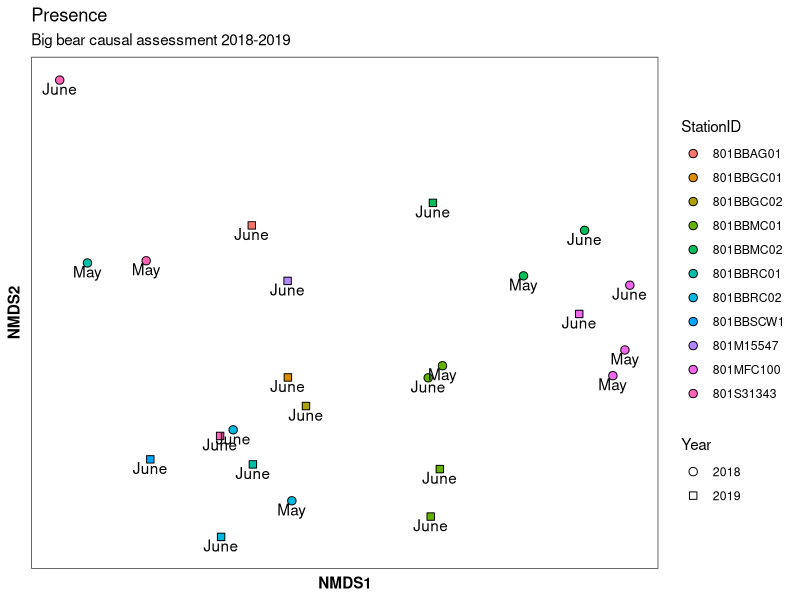
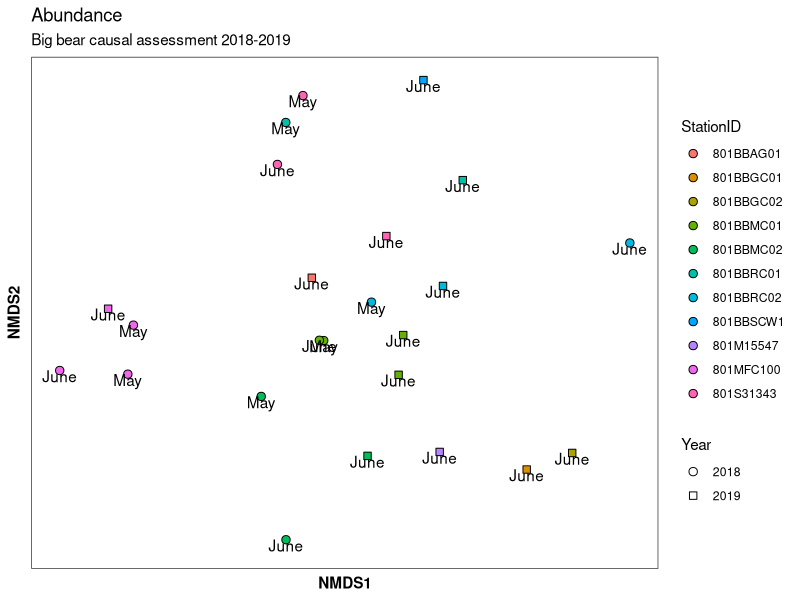
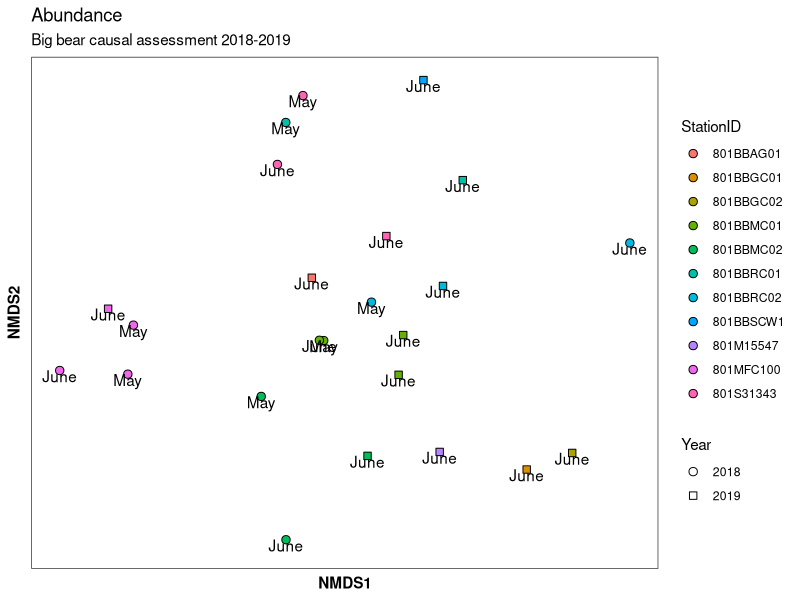
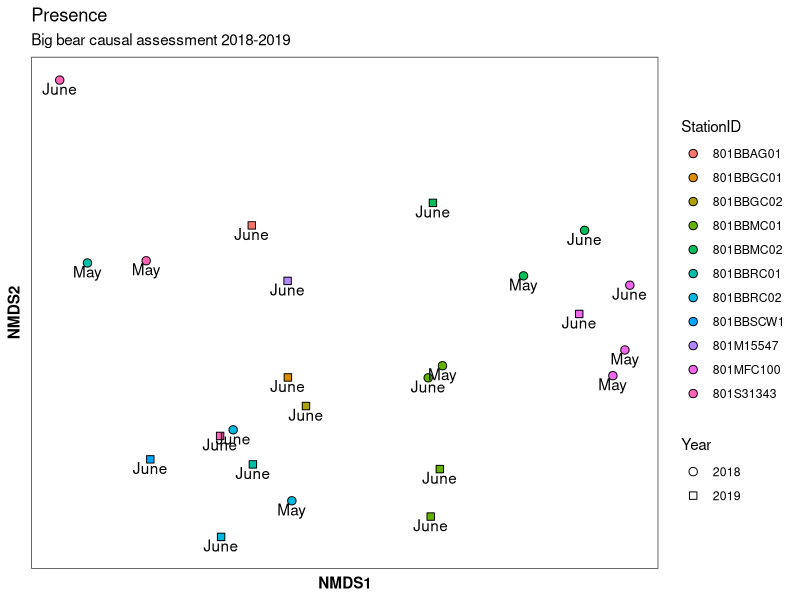

The R source for these figures, in order:
#load libraries
library(tidyverse)
library(vegan)
library(ggplot2)
library(readxl)

#pull in data
benthic_all_df <- read_excel("BBTrib_Benthic_2018_2019.xlsx") %>% as_tibble

#select columns of interest
benthic_df <- benthic_all_df %>% filter(CollectionMethodName == "BMI_Reach-WideBenthos") %>% 
  mutate(CollectionMethod = "BMI_RWB", SampleID=paste(StationCode, SampleDate, CollectionMethod, CollectionReplicate, sep="_"))

#create dataframe for abundance matrix
benthic_df_abun <- benthic_df %>% 
  group_by(SampleID, FinalID) %>% 
  summarize(BAResult_sum = sum(BAResult)) %>% 
  ungroup() %>% 
  pivot_wider(names_from = FinalID, values_from = BAResult_sum, values_fill = 0) %>% 
  column_to_rownames("SampleID")

#create dataframe for p_a matrix
benthic_df_pa <- benthic_df %>% 
  group_by(SampleID, FinalID) %>% 
  summarize(BAResult_sum = sum(BAResult)) %>% 
  ungroup() %>% 
  mutate(p_a = 1) %>%
  select(-BAResult_sum) %>% 
  pivot_wider(names_from = FinalID, values_from = p_a, values_fill = 0) %>% 
  column_to_rownames("SampleID")

#run nMDS function to get ordination object
benthic_ord_pa <- metaMDS(benthic_df_pa, k = 2, try = 20, trymax = 50, autotransform = F)

stress_pa = benthic_ord_pa$stress

benthic_ord_abun <- metaMDS(benthic_df_abun, k = 2, try = 20, trymax = 50, autotransform = F)

stress_abun = benthic_ord_abun$stress

#extract scores from ordination
benthic_scores_pa <- data.frame(scores(benthic_ord_pa, display = "sites")) %>% 
  rownames_to_column("SampleID") %>% 
  mutate(StationID = str_sub(SampleID,1,9), SamDate = str_sub(SampleID,11,20), 
         Replicate = str_sub(SampleID, -1), SamDate = lubridate::as_date(SamDate),
         Year = lubridate::year(SamDate), Month = lubridate::month(SamDate, label=TRUE, abbr = F)) %>% 
  mutate(Year = as.factor(Year))

benthic_scores_abun <- data.frame(scores(benthic_ord_abun, display = "sites")) %>% 
  rownames_to_column("SampleID") %>% 
  mutate(StationID = str_sub(SampleID,1,9), SamDate = str_sub(SampleID,11,20), 
         Replicate = str_sub(SampleID, -1), SamDate = lubridate::as_date(SamDate),
         Year = lubridate::year(SamDate), Month = lubridate::month(SamDate, label=TRUE, abbr = F)) %>% 
  mutate(Year = as.factor(Year))

#plot ordination scores
bb.pa.plot <- benthic_scores_pa %>% 
  ggplot(., aes(x = NMDS1, y = NMDS2)) +
  theme_bw()+ theme(panel.grid = element_blank(), axis.text = element_blank(), axis.ticks = element_blank(),
                    axis.title = element_text(face = "bold"))+
  geom_point(aes(fill = StationID, shape = Year), size = 2.5)+
  scale_shape_manual(values = c(21,22))+
  geom_text(aes(label = Month), nudge_y = -0.025)+
  guides(fill=guide_legend(override.aes = list(shape=21)))+
  labs(title = 'Presence',
       subtitle = 'Big bear causal assessment 2018-2019'
         )
bb.pa.plot

bb.pa.plot2 <- benthic_scores_abun %>% 
  ggplot(., aes(x = NMDS1, y = NMDS2)) +
  theme_bw()+ theme(panel.grid = element_blank(), axis.text = element_blank(), axis.ticks = element_blank(),
                    axis.title = element_text(face = "bold"))+
  geom_point(aes(fill = StationID, shape = Year), size = 2.5)+
  scale_shape_manual(values = c(21,22))+
  geom_text(aes(label = Month), nudge_y = -0.025)+
  guides(fill=guide_legend(override.aes = list(shape=21)))+
  labs(title = 'Abundance',
       subtitle = 'Big bear causal assessment 2018-2019'
  )
bb.pa.plot2

ggsave("bigbear sp abun ord plot.png", bb.pa.plot2)
ggsave("bigbear sp pres ord plot.png", bb.pa.plot)

